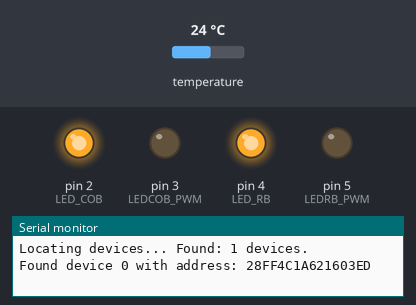
The sketch below on a simulated Arduino Uno, built with avr-gcc and run on an emulated ATmega328P. Shown: output pins drawn as LEDs (lit = HIGH), the last lines printed to the serial monitor. The inputs (shaded band) are chosen by the test bench; at power-on: temperature 24 °C. The local clock reads 2024-03-15 10:24:30 at power-on unless the sketch sets it.

Above: at 1.6 s.
1.7 s: temperature set to 12 °C
At 3.0 s:
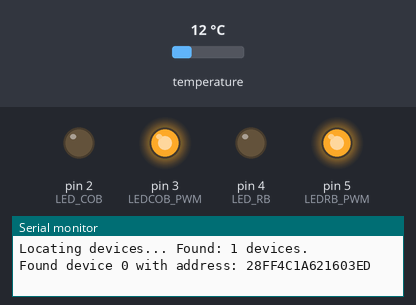
12.1 s: temperature set to 23 °C
At 17.2 s:
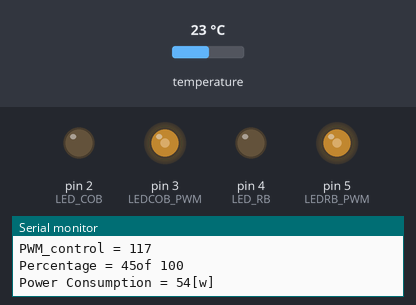
17.3 s: temperature set to 41 °C
At 19.9 s:
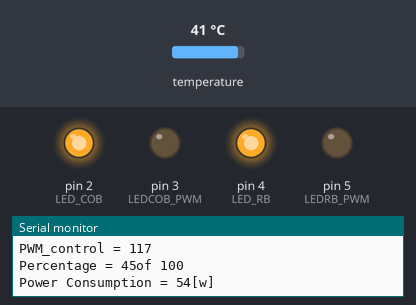
Timing chart, 0 to 21.4 s (numbered marks = the images above; inputs shaded):
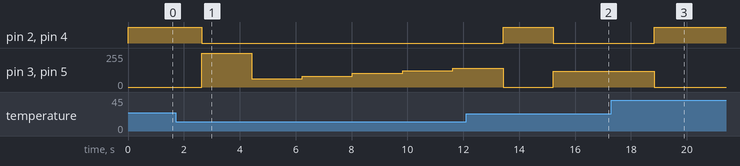

The sketch:

scetch.ino
```cpp
#include "RTClib.h"
#include <OneWire.h>
#include <DallasTemperature.h>
#include <PID_v1.h>
#include <stdlib.h>
#define ONE_WIRE_BUS 7

//-----------------------------------------------------------
//                Global Variables
//-----------------------------------------------------------
//DS18S20
OneWire oneWire(ONE_WIRE_BUS);
DallasTemperature sensors(&oneWire);
int numberOfDevices;
DeviceAddress tempDeviceAddress;
int indoor_temp_sensor = 0, outdoor_temp_sensor = 1;
float sensor_indoor_temp, sensor_outdoor_temp;
//RTC
RTC_PCF8523 rtc;
DateTime now;
char daysOfTheWeek[7][12] = {"Sunday", "Monday", "Tuesday", "Wednesday", "Thursday", "Friday", "Saturday"};
//GPIO
const int LED_RB = 4;
const int LEDRB_PWM = 5;
const int LED_COB = 2;
const int LEDCOB_PWM = 3;
int loopCntr = 0;
int pwm_control = 0;
//PID
double pid_input, pid_output, pid_setpoint;
//Aggressive regulation when far away from setpoint.
double pid_aggKi = 8, pid_aggKp = 0.8, pid_aggKd = 2;
//Presice regulation near setpoint.
double pid_consKi = 3, pid_consKp = 0.4, pid_consKd = 0.66;
PID myPID(&pid_input, &pid_output, &pid_setpoint, pid_consKp, pid_consKi, pid_consKd, DIRECT);

extern String getFullTimeString(DateTime aTime);
extern String getClockString(DateTime aTime);
extern void printTemperatures();
extern void printDallasDevices();
extern void printAddress(DeviceAddress deviceAddress);
extern void pwm_set(const int myPin, int value);
extern String float_to_String(float val);
extern String integer_to_String(int val);

void setup()
{
  //GPIO
  pwm_control = 0;
  pinMode(LED_RB, OUTPUT);
  digitalWrite(LED_RB, HIGH); //Active LOW
  pinMode(LED_COB, OUTPUT);
  digitalWrite(LED_COB, HIGH); //Active LOW
  pinMode(LEDRB_PWM, OUTPUT);
  pinMode(LEDCOB_PWM, OUTPUT);
  pwm_set(LEDRB_PWM, pwm_control);
  pwm_set(LEDCOB_PWM, pwm_control);
  while (!Serial)
  {
    delay(1); // for Leonardo/Micro/Zero
  }
  Serial.begin(115200);
  if (!rtc.begin())
  {
    Serial.println("Couldn't find RTC");
    while (1)
      ;
  }
  if (!rtc.initialized())
  {
    Serial.println("RTC is NOT running!");
    // following line sets the RTC to the date & time this sketch was compiled
    //rtc.adjust(DateTime(F(__DATE__), F(__TIME__)));
  }
  now = rtc.now();
  // Start OneWire sensor
  sensors.begin();
  numberOfDevices = sensors.getDeviceCount();
  Serial.print("Locating devices... Found: ");
  Serial.print(numberOfDevices, DEC);
  Serial.println(" devices.");
  printDallasDevices();
  sensors.getAddress(tempDeviceAddress, indoor_temp_sensor);
  sensor_indoor_temp = pid_setpoint;
  pid_setpoint = 22.0; //Deg centigradess
  pid_input = double(sensor_indoor_temp);
  myPID.SetMode(AUTOMATIC);
  myPID.SetOutputLimits(0.0, 99.9);
}

void loop()
{
  loopCntr++;
  now = rtc.now();
  String myTD = getFullTimeString(now);
  String Serial_Message = "";
  Serial_Message += ("Run: " + integer_to_String(loopCntr) + "\r\n");
  Serial_Message += (myTD + "\r\n");
  /*
      Get sensor temperatures
    */
  sensors.requestTemperatures();
  sensors.getAddress(tempDeviceAddress, indoor_temp_sensor);
  sensor_indoor_temp = sensors.getTempC(tempDeviceAddress);
  sensors.getAddress(tempDeviceAddress, outdoor_temp_sensor);
  sensor_outdoor_temp = sensors.getTempC(tempDeviceAddress);
  Serial_Message += ("T_indoor = " + float_to_String(sensor_indoor_temp) + "\r\n");
  Serial_Message += ("T_outdoor = " + float_to_String(sensor_outdoor_temp) + "\r\n");
  /*
      PID Algoritm
    */
  pid_input = double(sensor_indoor_temp);
  double gap = abs(pid_setpoint - pid_input); //distance away from setpoint
  bool pid_mode_aggressive;
  if (gap < 1.5)
  { //we're close to setpoint, use conservative tuning parameters
    myPID.SetTunings(pid_consKp, pid_consKi, pid_consKd);
    pid_mode_aggressive = false;
  }
  else
  {
    //we're far from setpoint, use aggressive tuning parameters
    myPID.SetTunings(pid_aggKp, pid_aggKi, pid_aggKd);
    pid_mode_aggressive = true;
  }
  myPID.Compute();
  /*
      PID MESSAGE
    */
  Serial_Message += ("T_err = " + float_to_String(gap) + "\r\n");
  Serial_Message += ("PID_output = " + float_to_String(pid_output) + "\r\n");
  if (pid_mode_aggressive)
  {
    Serial_Message += ("PID_mode = AGGRESSIVE \r\n");
    Serial_Message += ("Kd = " + float_to_String(pid_aggKd) + " , ");
    Serial_Message += ("Ki = " + float_to_String(pid_aggKi) + " , ");
    Serial_Message += ("Kp = " + float_to_String(pid_aggKp) + "\r\n");
  }
  else
  {
    Serial_Message += ("PID_mode = CONSERVATICE \r\n");
    Serial_Message += ("Kd = " + float_to_String(pid_consKd) + " , ");
    Serial_Message += ("Ki = " + float_to_String(pid_consKi) + " , ");
    Serial_Message += ("Kp = " + float_to_String(pid_consKp) + "\r\n");
  }
  /*
    PWM Control
    */
  float mapped_pwm = map(pid_output, 0.0, 100.0, 0, 255);
  pwm_control = int(mapped_pwm);
  if(pwm_control> 25){ //NEEDS TO BE EXTENDED TO CHECK FOR TIME
    digitalWrite(LED_RB, LOW);  //Active low?
    digitalWrite(LED_COB, LOW); //YES
  }
  else
  {
    digitalWrite(LED_RB, HIGH);  //TURN OFF?
    digitalWrite(LED_COB, HIGH);
  }
  pwm_set(LEDRB_PWM, pwm_control);
  pwm_set(LEDCOB_PWM, pwm_control);
  Serial_Message +=( "PWM_control = " + integer_to_String(pwm_control) + "\r\n");
  int pwm_percent = map(pwm_control,0, 255, 0, 100);
  Serial_Message +=( "Percentage = " + integer_to_String(pwm_percent) + "of 100 \r\n");
  float power_consumption = map(pwm_percent,0,100,0.0,120);
  Serial_Message +=( "Power Consumption = " + integer_to_String(power_consumption) + "[w] \r\n");
  //float pwm_val = 100.0*(float(pwm_control)/255.0);
  /*
    Print out text accumulated through run
    */
  if(loopCntr%10==0){
    Serial.print(Serial_Message);
  }
  if (loopCntr >= 10000)
  {
    loopCntr = 0;
  }
  delay(1000);
}

String getFullTimeString(DateTime aTime)
{
  String currTime;
  currTime = String(aTime.year(), DEC) + '/';
  currTime += String(aTime.month(), DEC) + '/';
  currTime += String(aTime.day(), DEC);
  currTime += " (";
  currTime += daysOfTheWeek[aTime.dayOfTheWeek()];
  currTime += ") ";
  currTime += String(aTime.hour(), DEC) + ':';
  currTime += String(aTime.minute(), DEC) + ':';
  currTime += String(aTime.second(), DEC);
  return currTime;
}

String getClockString(DateTime aTime)
{
  String aClk;
  aClk = String(aTime.hour(), DEC) + ':';
  aClk += String(aTime.minute(), DEC) + ':';
  aClk += String(aTime.second(), DEC);
  return aClk;
}

void printTemperatures()
{
  // Loop through each device, print out temperature data
  for (int i = 0; i < numberOfDevices; i++)
  {
    // Search the wire for address
    if (sensors.getAddress(tempDeviceAddress, i))
    {

      // Output the device ID
      Serial.print("Temperature for device: ");
      Serial.println(i, DEC);

      // Print the data
      float tempC = sensors.getTempC(tempDeviceAddress);
      Serial.print("Temp C: ");
      Serial.print(tempC);
      Serial.print(" Temp F: ");
      Serial.println(DallasTemperature::toFahrenheit(tempC)); // Converts tempC to Fahrenheit
    }
  }
}

void printDallasDevices()
{
  // Loop through each device, print out address
  for (int i = 0; i < numberOfDevices; i++)
  {
    // Search the wire for address
    if (sensors.getAddress(tempDeviceAddress, i))
    {
      Serial.print("Found device ");
      Serial.print(i, DEC);
      Serial.print(" with address: ");
      printAddress(tempDeviceAddress);
      Serial.println();
    }
    else
    {
      Serial.print("Found ghost device at ");
      Serial.print(i, DEC);
      Serial.print(" but could not detect address. Check power and cabling");
    }
  }
}
void printAddress(DeviceAddress deviceAddress)
{
  for (uint8_t i = 0; i < 8; i++)
  {
    if (deviceAddress[i] < 16)
      Serial.print("0");
    Serial.print(deviceAddress[i], HEX);
  }
}

void pwm_set(const int myPin, int value)
{
  if (value > 255)
  {
    value = 255;
  }
  if (value < 24 || value < 0)
  { //PWM DC is not allow to be less than 10% and a neg value makes no sense.
    value = 0;
  }
  analogWrite(myPin, value);
}
String float_to_String(float val)
{
  int buffersize = 10;
  char float2Stringbuffer[buffersize];
  String valueString = "";
  dtostrf(val, 4, 6, float2Stringbuffer); //4 is mininum width, 6 is precision
  valueString += float2Stringbuffer;
  return valueString;
}
String integer_to_String(int val)
{
  int buffersize = 10;
  char integer2Stringbuffer[buffersize];
  String valueString = "";
  itoa(val, integer2Stringbuffer, 10); //Radix is 10
  valueString += integer2Stringbuffer;
  return valueString;
}
```

Measured:
- after the input at 1.7 s, pin 2 (LED_COB), pin 4 (LED_RB): HIGH → LOW after 0.94 s; pin 3 (LEDCOB_PWM), pin 5 (LEDRB_PWM): 0/255 → 252/255 after 0.94 s, → 61/255 1.8 s later, → 81/255 1.8 s later, → 102/255 1.8 s later, … (6 changes in this stretch)
- after the input at 12.1 s, pin 2 (LED_COB), pin 4 (LED_RB): LOW → HIGH after 1.3 s, → LOW 1.8 s later
- after the input at 17.3 s, pin 2 (LED_COB), pin 4 (LED_RB): LOW → HIGH after 1.5 s; pin 3 (LEDCOB_PWM), pin 5 (LEDRB_PWM): 117/255 → 0/255 after 1.5 s
